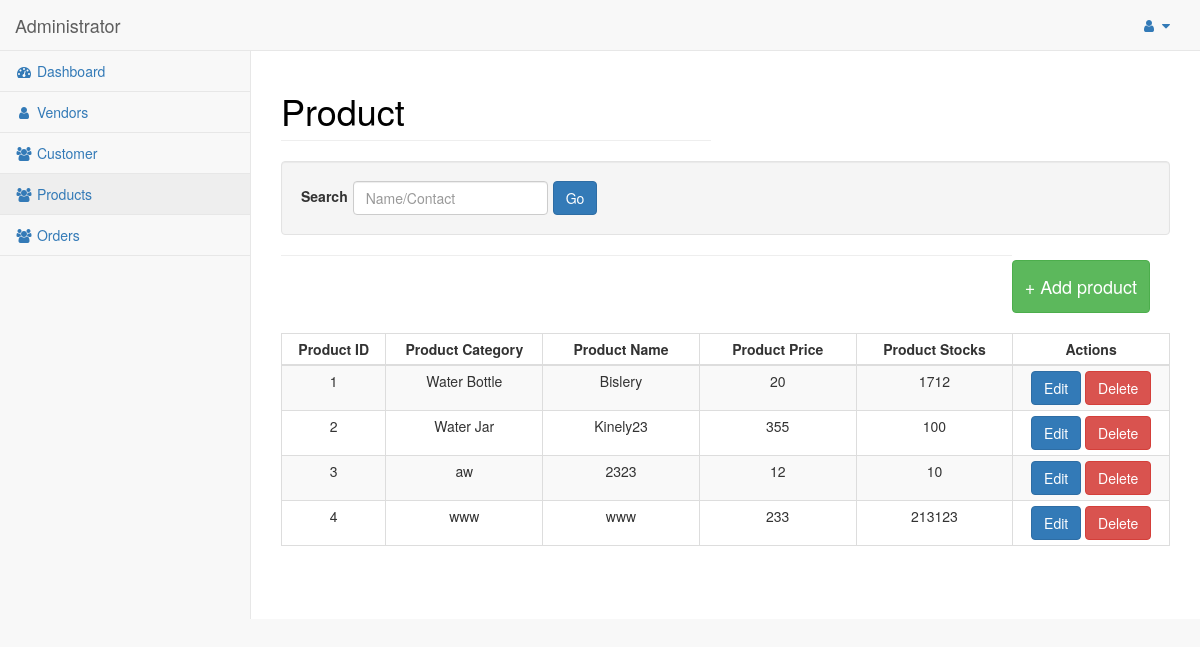
Page /product.php (signed in) on the committed database.
### tables this page shows
CREATE TABLE `products` (
  `product_id` int(11) NOT NULL,
  `product_category` varchar(100) NOT NULL,
  `product_name` varchar(100) NOT NULL,
  `product_cost` int(11) NOT NULL,
  `product_price` int(11) NOT NULL DEFAULT 0,
  `product_stock` int(11) NOT NULL DEFAULT 0
);

### product.php (the view, shortened to what this page needs)
<?php
include 'includes/auth_validate.php';
if(isset($_GET['search'])){
$sql = "Select * from products
        WHERE product_name LIKE \"%" .$_GET['search'] ."%\"";
}
else{
$sql = "Select * from products";
}
try {
    $products = $con->query($sql);
} catch (Exception $th) {
    echo $th;
}
include('includes/header.php');
?>
<div id="page-wrapper">
    <div class="row">
        <div class="col-lg-6">
            <a href="products.php">
                <h1 class="page-header " style="color:black;">Product</h1>
            </a>
        </div>
    </div>
    <div class="well text-center filter-form ce ">
        <form class="form form-inline" style="display:flex" action="">
            <label for=" input_search" style="margin-top:5px">Search</label>
            <input type="text" class="form-control" id="input_search" style="margin-left:5px" name="search"
                placeholder="Name/Contact" value="<?php if(isset($_GET['search_str'])) echo $search_data?>">
            <input type="submit" style="margin-left:5px" value=" Go" class="btn btn-primary">
        </form>
        <a href="add_product.php" class="btn btn-success" style="float: right; margin-top: 45px; margin-bottom: 20px;">
            <h4>+ Add product</h4>
        </a>
    </div>
    <hr>
    <table style="text-align:center" class="table table-striped table-bordered table-condensed">
        <thead>
            <tr style="text-align:center">
                <th style="text-align:center" width="10%">Product ID</th>
                <th style="text-align:center" width="15%">Product Category</th>
                <th style="text-align:center" width="15%">Product Name</th>
                <th style="text-align:center" width="15%">Product Price</th>
                <th style="text-align:center" width="15%">Product Stocks</th>
                <th style="text-align:center" width="15%">Actions</th>
            </tr>
        </thead>
        <tbody>
            <?php foreach ($products as $product): ?>
            <tr>
                <td style="text-align:center">
                    <?php echo $product["product_id"]?>
                </td>
                <td style="text-align:center"><?php echo $product["product_category"]?></td>
                <td style="text-align:center"><?php echo $product["product_name"]?></td>
                <td style="text-align:center"><?php echo $product["product_price"]?></td>
                <td style="text-align:center"><?php echo $product["product_stock"]?></td>
                <td>
                    <form action="edit_product">
                        <a class="btn btn-primary" type=" submit" name="id"
                            href="edit_product.php?id=<?php print_r($product["product_id"]) ?> ">Edit</a>
                        <a class="btn btn-danger" type="submit" name="id"
                            href="utils.php?delete_product=true&id=<?php print_r($product["product_id"]) ?> ">Delete</a>
                    </form>
                </td>
            </tr>
            <?php endforeach; ?>
        </tbody>
    </table>
</div>
<?php include 'includes/footer.php'; ?>

### assets/css/sb-admin-2.css (style rules this page uses)
body { background-color: #f8f8f8; }
#page-wrapper { padding: 0 15px; min-height: 568px; background-color: white; }
@media (min-width: 768px) { #page-wrapper { position: inherit; margin: 0 0 0 250px; padding: 0 30px; border-left: 1px solid #e7e7e7; } }

### rows in the picture
products: product_id "1", product_category "Water Bottle", product_name "Bislery", product_price "20", product_stock "1712"
products: product_id "2", product_category "Water Jar", product_name "Kinely23", product_price "355", product_stock "100"
products: product_id "3", product_category "aw", product_name "2323", product_price "12", product_stock "10"
products: product_id "4", product_category "www", product_name "www", product_price "233", product_stock "213123"
